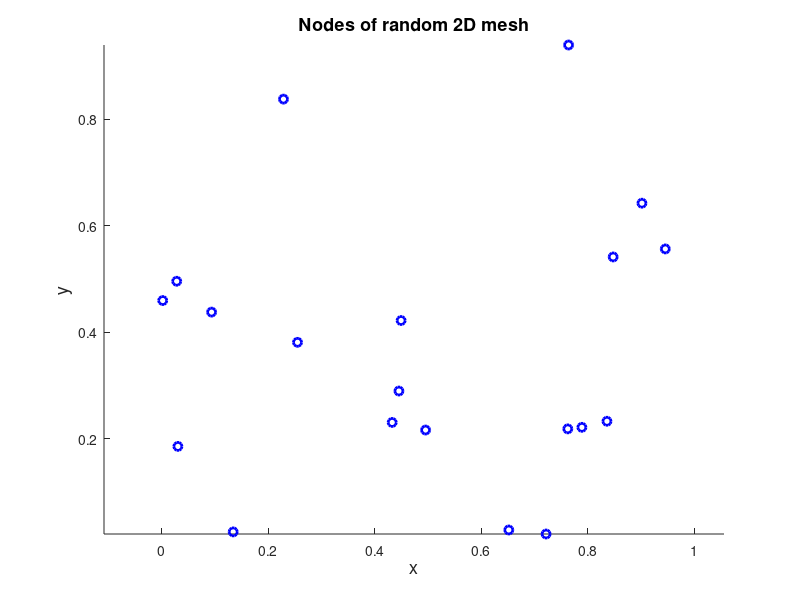

The MATLAB source for this figure: (Note: this script raises an error after producing the figure.)
%% Mesh verification of a random 2-dimensional point set

%% Initial data
% Set the random number generator.
rng(1);
%% 
% Set the points defining the region to be meshed.
points=rand(20,2);
%%
% Plot the points defining the region to be meshed.
figure('Name','Nodes of random 2D mesh','NumberTitle','off')
scatter(points(:,1),points(:,2),...
    'marker','o','MarkerEdgeColor',[0 0 1],'LineWidth',2)
xlabel('x','FontSize',13);
ylabel('y','FontSize',13);
title('Nodes of random 2D mesh','FontSize',13)
axis equal

%% Processing
% Find the Delaunay triangulation of the point set using the new convex
% hull algorithm.
T1=delaunay_nd(points);
%%
% Find the Delaunay triangulation of the point set using the algorithm
% provided by MATLAB.
T2=delaunayn(points);
%% Verification
% *Error check 1: mesh sizes*
%%
% Find the number of elements of the mesh calculated using the new convex
% hull algorithm.
helements=size(T1,1);
%%
% Find the number of elements of the mesh calculated using the algorithm
% provided by MATLAB
celements=size(T2,1);
%%
% Check if the number of elements of the two meshes is the same. If this is
% not the case, throw an error.
if celements~=helements
    error('The number of elements does not match the true solution.');
end
%%
% *Error check 2: duplicate elements*
%%
% $d$ is the dimension of the problem.
d=size(points,2);
%%
% Loop over all elements in pairs, such that each element pair contains two
% different elements. For each pair, the elements of which are defined by
% $d+1$ points each, check if the two elements contain $d+1$ common points.
% If so, this means that the two elements are defined by the same points,
% therefore the two elements of the pair are identical. There must not be
% any duplicate elements, so if a pair is found having two identical
% elements, throw an error.
for i=1:helements
    for j=i+1:helements
        if nnz(ismember(T1(i,:),T1(j,:)))==d+1
            error('Duplicate element.')
        end
    end
end
%%
% *Error check 3: true solution*
%%
% For each element ($i$) of the mesh calculated by the new algorithm, loop
% over all elements ($j$) of the mesh calculated by the algorithm provided
% by MATLAB, and check if the points defining element $i$ and the points
% defining element $i$ are common. This must happen exactly one time, since
% the faces defining the two meshes are unique according to the above check
% 2, and their number is the same according to the above check 1, namely
% the $count$ parameter can take the values $0$ or $1$. If no $j$ th
% element identical to $i$ th element is encountered, then the $count$
% parameter will remain $0$, otherwise it will be set equal to $1$. If the
% $count$ parameter remains equal to $0$, throw an error.
for i=1:helements
    element1=T1(i,:);
    count=0;
    for j=1:celements
        element2=T2(j,:);
        if nnz(ismember(element1,element2))==d+1
            count=1;
        end
    end
    if ~count
        error(['Element(' num2str(i) ') = [' num2str(element1) '] is not in the true solution.'])
    end
end
%% Plots
% Plot the mesh of the point set calculated with the new algorithm.
figure('Name','Random 2D mesh','NumberTitle','off')
patch('Faces',T1,'Vertices',points,...
    'FaceColor',[1 0.5 0],'EdgeColor',[0 0 1]);
xlabel('x','FontSize',13);
ylabel('y','FontSize',13);
title('Random 2D mesh','FontSize',13)
%%
% Plot the mesh of the point set calculated with the algorithm provided
% by MATLAB.
figure('Name','Random 2D mesh','NumberTitle','off')
patch('Faces',T2,'Vertices',points,...
    'FaceColor',[1 0.5 0],'EdgeColor',[0 0 1]);
xlabel('x','FontSize',13);
ylabel('y','FontSize',13);
title('Random 2D mesh','FontSize',13)

%% Contact author
%
%  (c) 2024 by George Papazafeiropoulos
%  First Lieutenant, Infrastructure Engineer, Hellenic Air Force
%  Civil Engineer, M.Sc., Ph.D. candidate, NTUA
%
% Email: gpapazafeiropoulos@yahoo.gr
%
% Website: http://users.ntua.gr/gpapazaf/
%


